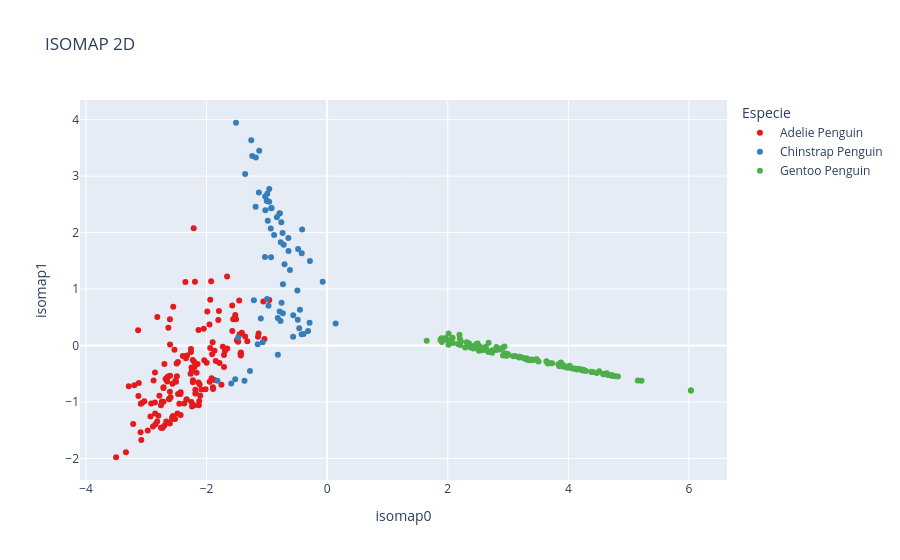

The code cell stored with this chart in its notebook:
### Code cell
nombres_col = X_2D.columns
fig_isomap2d = px.scatter(X_2D, x=nombres_col[0], y=nombres_col[1],
                           color = data['Especie'],
                           labels = {'color':'Especie',
                                     'C1':nombres_col[0],'C2':nombres_col[1]},
                           color_discrete_sequence=colors,
                           hover_name=data['Especie'].to_numpy(),
                           title='ISOMAP 2D')
fig_isomap2d.show()

### Figure 1 — Plotly figure (JSON) as saved in the notebook; plotly's stock layout.template omitted (floating-point values rounded to 4 significant figures; data arrays with more than 128 entries replaced by an {"elided": "..."} marker saying what was removed)
{"data": [{"hovertemplate": "<b>%{hovertext}</b><br><br>Especie=Adelie Penguin<br>isomap0=%{x}<br>isomap1=%{y}<extra></extra>", "hovertext": {"elided": "153 str values"}, "legendgroup": "Adelie Penguin", "marker": {"color": "#e41a1c", "symbol": "circle"}, "mode": "markers", "name": "Adelie Penguin", "orientation": "v", "showlegend": true, "type": "scatter", "x": {"elided": "153 float values"}, "xaxis": "x", "y": {"elided": "153 float values"}, "yaxis": "y"}, {"hovertemplate": "<b>%{hovertext}</b><br><br>Especie=Chinstrap Penguin<br>isomap0=%{x}<br>isomap1=%{y}<extra></extra>", "hovertext": ["Chinstrap Penguin", "Chinstrap Penguin", "Chinstrap Penguin", "Chinstrap Penguin", "Chinstrap Penguin", "Chinstrap Penguin", "Chinstrap Penguin", "Chinstrap Penguin", "Chinstrap Penguin", "Chinstrap Penguin", "Chinstrap Penguin", "Chinstrap Penguin", "Chinstrap Penguin", "Chinstrap Penguin", "Chinstrap Penguin", "Chinstrap Penguin", "Chinstrap Penguin", "Chinstrap Penguin", "Chinstrap Penguin", "Chinstrap Penguin", "Chinstrap Penguin", "Chinstrap Penguin", "Chinstrap Penguin", "Chinstrap Penguin", "Chinstrap Penguin", "Chinstrap Penguin", "Chinstrap Penguin", "Chinstrap Penguin", "Chinstrap Penguin", "Chinstrap Penguin", "Chinstrap Penguin", "Chinstrap Penguin", "Chinstrap Penguin", "Chinstrap Penguin", "Chinstrap Penguin", "Chinstrap Penguin", "Chinstrap Penguin", "Chinstrap Penguin", "Chinstrap Penguin", "Chinstrap Penguin", "Chinstrap Penguin", "Chinstrap Penguin", "Chinstrap Penguin", "Chinstrap Penguin", "Chinstrap Penguin", "Chinstrap Penguin", "Chinstrap Penguin", "Chinstrap Penguin", "Chinstrap Penguin", "Chinstrap Penguin", "Chinstrap Penguin", "Chinstrap Penguin", "Chinstrap Penguin", "Chinstrap Penguin", "Chinstrap Penguin", "Chinstrap Penguin", "Chinstrap Penguin", "Chinstrap Penguin", "Chinstrap Penguin", "Chinstrap Penguin", "Chinstrap Penguin", "Chinstrap Penguin", "Chinstrap Penguin", "Chinstrap Penguin", "Chinstrap Penguin", "Chinstrap Penguin", "Chinstrap Penguin", "Chinstrap Penguin"], "legendgroup": "Chinstrap Penguin", "marker": {"color": "#377eb8", "symbol": "circle"}, "mode": "markers", "name": "Chinstrap Penguin", "orientation": "v", "showlegend": true, "type": "scatter", "x": [-0.7347, -0.8344, -0.8799, -1.1, -0.9975, -0.4867, -1.476, -0.4218, -0.9954, -0.9296, -0.4517, -1.133, -0.8188, -0.4155, -0.5645, -0.9214, -1.026, -1.028, -0.9725, -0.9299, -1.819, -0.7565, -1.371, -0.9351, -0.7879, -0.7924, -0.4814, -0.7211, -0.5619, -1.243, -1.591, -1.258, -1.28, -0.7829, -0.7072, 0.1405, -0.4938, -1.512, -1.07, -1.183, -1.187, -0.7732, -0.7704, -0.3912, -0.2859, -0.9851, -0.7336, -1.36, -1.032, -0.07386, -0.2915, -0.7599, -0.4632, -0.9618, -1.525, -0.644, -0.8176, -1.001, -0.7395, -1.216, -0.9929, -0.4236, -0.3168, -1.127, -1.152, -0.6172, -0.9602, -0.6407], "xaxis": "x", "y": [0.574, 2.273, 1.957, 0.4808, 2.559, 0.456, 0.1409, 1.633, 0.8227, 2.433, 0.6327, 2.711, 0.4856, 2.056, 0.1565, 2.434, 2.395, 2.638, 0.7057, 1.566, -0.6257, 0.7596, -0.6239, 2.072, 0.6023, 2.337, 1.708, 1.787, 0.5374, 3.358, -0.6738, 3.635, -0.45, 2.342, 1.441, 0.3889, 0.9765, 3.946, 0.05758, 3.332, 2.458, 0.4357, 1.831, 0.2028, 1.496, 2.212, 1.083, 3.039, 1.567, 1.129, 0.4051, 2.183, 0.305, 2.547, -0.5991, 1.907, -0.1638, 2.569, 1.993, 0.8011, 2.687, 0.2017, 0.2582, 3.448, 0.0233, 1.34, 2.772, 1.674], "yaxis": "y"}, {"hovertemplate": "<b>%{hovertext}</b><br><br>Especie=Gentoo Penguin<br>isomap0=%{x}<br>isomap1=%{y}<extra></extra>", "hovertext": ["Gentoo Penguin", "Gentoo Penguin", "Gentoo Penguin", "Gentoo Penguin", "Gentoo Penguin", "Gentoo Penguin", "Gentoo Penguin", "Gentoo Penguin", "Gentoo Penguin", "Gentoo Penguin", "Gentoo Penguin", "Gentoo Penguin", "Gentoo Penguin", "Gentoo Penguin", "Gentoo Penguin", "Gentoo Penguin", "Gentoo Penguin", "Gentoo Penguin", "Gentoo Penguin", "Gentoo Penguin", "Gentoo Penguin", "Gentoo Penguin", "Gentoo Penguin", "Gentoo Penguin", "Gentoo Penguin", "Gentoo Penguin", "Gentoo Penguin", "Gentoo Penguin", "Gentoo Penguin", "Gentoo Penguin", "Gentoo Penguin", "Gentoo Penguin", "Gentoo Penguin", "Gentoo Penguin", "Gentoo Penguin", "Gentoo Penguin", "Gentoo Penguin", "Gentoo Penguin", "Gentoo Penguin", "Gentoo Penguin", "Gentoo Penguin", "Gentoo Penguin", "Gentoo Penguin", "Gentoo Penguin", "Gentoo Penguin", "Gentoo Penguin", "Gentoo Penguin", "Gentoo Penguin", "Gentoo Penguin", "Gentoo Penguin", "Gentoo Penguin", "Gentoo Penguin", "Gentoo Penguin", "Gentoo Penguin", "Gentoo Penguin", "Gentoo Penguin", "Gentoo Penguin", "Gentoo Penguin", "Gentoo Penguin", "Gentoo Penguin", "Gentoo Penguin", "Gentoo Penguin", "Gentoo Penguin", "Gentoo Penguin", "Gentoo Penguin", "Gentoo Penguin", "Gentoo Penguin", "Gentoo Penguin", "Gentoo Penguin", "Gentoo Penguin", "Gentoo Penguin", "Gentoo Penguin", "Gentoo Penguin", "Gentoo Penguin", "Gentoo Penguin", "Gentoo Penguin", "Gentoo Penguin", "Gentoo Penguin", "Gentoo Penguin", "Gentoo Penguin", "Gentoo Penguin", "Gentoo Penguin", "Gentoo Penguin", "Gentoo Penguin", "Gentoo Penguin", "Gentoo Penguin", "Gentoo Penguin", "Gentoo Penguin", "Gentoo Penguin", "Gentoo Penguin", "Gentoo Penguin", "Gentoo Penguin", "Gentoo Penguin", "Gentoo Penguin", "Gentoo Penguin", "Gentoo Penguin", "Gentoo Penguin", "Gentoo Penguin", "Gentoo Penguin", "Gentoo Penguin", "Gentoo Penguin", "Gentoo Penguin", "Gentoo Penguin", "Gentoo Penguin", "Gentoo Penguin", "Gentoo Penguin", "Gentoo Penguin", "Gentoo Penguin", "Gentoo Penguin", "Gentoo Penguin", "Gentoo Penguin", "Gentoo Penguin", "Gentoo Penguin", "Gentoo Penguin", "Gentoo Penguin", "Gentoo Penguin", "Gentoo Penguin", "Gentoo Penguin", "Gentoo Penguin", "Gentoo Penguin", "Gentoo Penguin", "Gentoo Penguin", "Gentoo Penguin", "Gentoo Penguin"], "legendgroup": "Gentoo Penguin", "marker": {"color": "#4daf4a", "symbol": "circle"}, "mode": "markers", "name": "Gentoo Penguin", "orientation": "v", "showlegend": true, "type": "scatter", "x": [2.316, 4.472, 2.367, 4.198, 3.446, 2.351, 2.464, 3.282, 2.201, 3.185, 2.678, 4.164, 2.403, 4.023, 1.651, 4.251, 2.194, 4.637, 2.544, 3.66, 3.917, 2.743, 2.013, 3.173, 2.941, 3.117, 1.973, 3.707, 2.345, 4.044, 3.392, 2.352, 6.033, 2.811, 6.033, 3.314, 3.847, 2.807, 3.878, 2.08, 3.639, 2.014, 4.292, 1.97, 2.935, 4.149, 2.858, 1.878, 3.984, 2.903, 3.477, 2.535, 3.314, 1.902, 3.507, 2.675, 3.194, 1.964, 2.983, 2.044, 4.092, 1.895, 3.388, 2.085, 4.823, 2.622, 4.652, 2.288, 4.582, 2.816, 4.1, 2.737, 3.311, 3.344, 3.086, 2.517, 4.671, 2.204, 4.784, 2.545, 4.512, 2.493, 4.381, 2.426, 3.858, 2.523, 4.73, 2.632, 3.835, 2.6, 4.691, 2.917, 4.6, 2.379, 4.242, 2.645, 3.929, 3.259, 3.004, 2.496, 4.225, 2.978, 5.214, 2.957, 4.012, 2.608, 3.731, 2.474, 4.581, 2.219, 3.639, 3.214, 4.719, 2.479, 4.405, 2.168, 5.153, 2.994, 4.733, 2.738, 2.562, 4.391, 2.946, 3.93], "xaxis": "x", "y": [0.05996, -0.4849, 0.007729, -0.4221, -0.2508, 0.03667, -0.03837, -0.2362, 0.1221, -0.2105, 0.04796, -0.4122, -0.008507, -0.359, 0.08671, -0.43, 0.1914, -0.4929, -0.03114, -0.3198, -0.3481, -0.1049, 0.01242, -0.2025, -0.01882, -0.1867, 0.1134, -0.313, -0.01227, -0.3989, -0.2615, 0.03517, -0.7952, -0.07344, -0.7952, -0.2461, -0.3566, -0.02682, -0.2991, 0.138, -0.2854, 0.2123, -0.4508, 0.1029, -0.1492, -0.4236, -0.06864, 0.1037, -0.392, -0.04519, -0.2445, -0.03366, -0.2296, 0.06227, -0.2814, -0.1144, -0.1983, 0.133, -0.1679, 0.09958, -0.4093, 0.1295, -0.2472, 0.04443, -0.549, -0.07751, -0.5175, -0.03398, -0.5074, -0.06811, -0.4072, -0.1266, -0.2339, -0.2615, -0.1892, -0.09195, -0.5216, 0.009589, -0.5427, -0.04391, -0.4573, -0.05251, -0.4659, -0.05434, -0.3672, -0.01121, -0.5314, -0.02345, -0.3297, -0.05382, -0.5234, -0.1746, -0.5043, -0.03432, -0.4409, -0.07749, -0.3745, -0.2193, -0.1654, 0.03421, -0.4329, -0.1791, -0.6242, -0.1759, -0.3812, -0.05678, -0.3152, 0.02932, -0.5031, 0.07136, -0.2786, -0.2097, -0.5343, -0.02958, -0.4703, 0.02552, -0.6173, -0.1498, -0.5317, -0.08292, -0.08305, -0.4685, -0.1387, -0.3597], "yaxis": "y"}], "layout": {"legend": {"title": {"text": "Especie"}, "tracegroupgap": 0}, "title": {"text": "ISOMAP 2D"}, "xaxis": {"anchor": "y", "domain": [0, 1], "title": {"text": "isomap0"}}, "yaxis": {"anchor": "x", "domain": [0, 1], "title": {"text": "isomap1"}}}}
